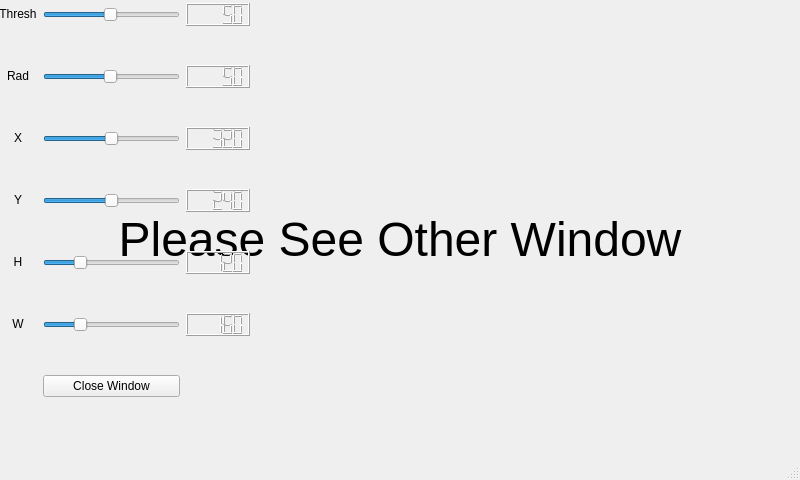
<?xml version="1.0" encoding="UTF-8"?>
<ui version="4.0">
 <class>MainWindow</class>
 <widget class="QMainWindow" name="MainWindow">
  <property name="geometry">
   <rect>
    <x>0</x>
    <y>0</y>
    <width>800</width>
    <height>480</height>
   </rect>
  </property>
  <property name="windowTitle">
   <string>MainWindow</string>
  </property>
  <widget class="QWidget" name="centralwidget">
   <widget class="QLabel" name="HomeScreenText">
    <property name="geometry">
     <rect>
      <x>0</x>
      <y>0</y>
      <width>800</width>
      <height>480</height>
     </rect>
    </property>
    <property name="text">
     <string>&lt;html&gt;&lt;head/&gt;&lt;body&gt;&lt;p align=&quot;center&quot;&gt;&lt;span style=&quot; font-size:36pt;&quot;&gt;Please See Other Window&lt;/span&gt;&lt;/p&gt;&lt;/body&gt;&lt;/html&gt;</string>
    </property>
   </widget>
   <widget class="QLabel" name="VideoWithoutControl">
    <property name="geometry">
     <rect>
      <x>80</x>
      <y>0</y>
      <width>640</width>
      <height>480</height>
     </rect>
    </property>
    <property name="text">
     <string/>
    </property>
   </widget>
   <widget class="QWidget" name="gridLayoutWidget">
    <property name="geometry">
     <rect>
      <x>-1</x>
      <y>-30</y>
      <width>251</width>
      <height>461</height>
     </rect>
    </property>
    <layout class="QGridLayout" name="gridLayout">
     <item row="0" column="0">
      <widget class="QLabel" name="ThresholdLabel">
       <property name="text">
        <string>&lt;html&gt;&lt;head/&gt;&lt;body&gt;&lt;p align=&quot;center&quot;&gt;Thresh&lt;/p&gt;&lt;/body&gt;&lt;/html&gt;</string>
       </property>
      </widget>
     </item>
     <item row="0" column="1">
      <widget class="QSlider" name="ThresholdSlider">
       <property name="minimum">
        <number>1</number>
       </property>
       <property name="maximum">
        <number>100</number>
       </property>
       <property name="sliderPosition">
        <number>50</number>
       </property>
       <property name="orientation">
        <enum>Qt::Horizontal</enum>
       </property>
      </widget>
     </item>
     <item row="1" column="0">
      <widget class="QLabel" name="CircleSizeLabel">
       <property name="text">
        <string>&lt;html&gt;&lt;head/&gt;&lt;body&gt;&lt;p align=&quot;center&quot;&gt;Rad&lt;/p&gt;&lt;/body&gt;&lt;/html&gt;</string>
       </property>
      </widget>
     </item>
     <item row="1" column="1">
      <widget class="QSlider" name="CircleSizeSlider">
       <property name="minimum">
        <number>1</number>
       </property>
       <property name="maximum">
        <number>100</number>
       </property>
       <property name="sliderPosition">
        <number>50</number>
       </property>
       <property name="orientation">
        <enum>Qt::Horizontal</enum>
       </property>
      </widget>
     </item>
     <item row="4" column="0">
      <widget class="QLabel" name="BoxHLabel">
       <property name="text">
        <string>&lt;html&gt;&lt;head/&gt;&lt;body&gt;&lt;p align=&quot;center&quot;&gt;H&lt;/p&gt;&lt;/body&gt;&lt;/html&gt;</string>
       </property>
      </widget>
     </item>
     <item row="6" column="1">
      <widget class="QPushButton" name="CloseControlPanel">
       <property name="text">
        <string>Close Window</string>
       </property>
      </widget>
     </item>
     <item row="2" column="1">
      <widget class="QSlider" name="BoxXSlider">
       <property name="maximum">
        <number>638</number>
       </property>
       <property name="sliderPosition">
        <number>320</number>
       </property>
       <property name="orientation">
        <enum>Qt::Horizontal</enum>
       </property>
      </widget>
     </item>
     <item row="5" column="1">
      <widget class="QSlider" name="BoxWSlider">
       <property name="minimum">
        <number>1</number>
       </property>
       <property name="maximum">
        <number>640</number>
       </property>
       <property name="sliderPosition">
        <number>160</number>
       </property>
       <property name="orientation">
        <enum>Qt::Horizontal</enum>
       </property>
      </widget>
     </item>
     <item row="2" column="0">
      <widget class="QLabel" name="BoxXLabel">
       <property name="text">
        <string>&lt;html&gt;&lt;head/&gt;&lt;body&gt;&lt;p align=&quot;center&quot;&gt;X&lt;/p&gt;&lt;/body&gt;&lt;/html&gt;</string>
       </property>
      </widget>
     </item>
     <item row="3" column="0">
      <widget class="QLabel" name="BoxYLabel">
       <property name="text">
        <string>&lt;html&gt;&lt;head/&gt;&lt;body&gt;&lt;p align=&quot;center&quot;&gt;Y&lt;/p&gt;&lt;/body&gt;&lt;/html&gt;</string>
       </property>
      </widget>
     </item>
     <item row="4" column="1">
      <widget class="QSlider" name="BoxHSlider">
       <property name="minimum">
        <number>1</number>
       </property>
       <property name="maximum">
        <number>480</number>
       </property>
       <property name="sliderPosition">
        <number>120</number>
       </property>
       <property name="orientation">
        <enum>Qt::Horizontal</enum>
       </property>
      </widget>
     </item>
     <item row="5" column="0">
      <widget class="QLabel" name="BoxWLabel">
       <property name="text">
        <string>&lt;html&gt;&lt;head/&gt;&lt;body&gt;&lt;p align=&quot;center&quot;&gt;W&lt;/p&gt;&lt;/body&gt;&lt;/html&gt;</string>
       </property>
      </widget>
     </item>
     <item row="3" column="1">
      <widget class="QSlider" name="BoxYSlider">
       <property name="maximum">
        <number>478</number>
       </property>
       <property name="sliderPosition">
        <number>240</number>
       </property>
       <property name="orientation">
        <enum>Qt::Horizontal</enum>
       </property>
      </widget>
     </item>
     <item row="5" column="2">
      <widget class="QLCDNumber" name="BoxWDisplay">
       <property name="intValue" stdset="0">
        <number>160</number>
       </property>
      </widget>
     </item>
     <item row="4" column="2">
      <widget class="QLCDNumber" name="BoxHDisplay">
       <property name="intValue" stdset="0">
        <number>120</number>
       </property>
      </widget>
     </item>
     <item row="3" column="2">
      <widget class="QLCDNumber" name="BoxYDisplay">
       <property name="intValue" stdset="0">
        <number>240</number>
       </property>
      </widget>
     </item>
     <item row="2" column="2">
      <widget class="QLCDNumber" name="BoxXDisplay">
       <property name="intValue" stdset="0">
        <number>320</number>
       </property>
      </widget>
     </item>
     <item row="1" column="2">
      <widget class="QLCDNumber" name="CircleSizeDisplay">
       <property name="intValue" stdset="0">
        <number>50</number>
       </property>
      </widget>
     </item>
     <item row="0" column="2">
      <widget class="QLCDNumber" name="ThresholdDisplay">
       <property name="intValue" stdset="0">
        <number>50</number>
       </property>
      </widget>
     </item>
    </layout>
   </widget>
   <widget class="QLabel" name="VideoWithControl">
    <property name="geometry">
     <rect>
      <x>160</x>
      <y>0</y>
      <width>640</width>
      <height>480</height>
     </rect>
    </property>
    <property name="text">
     <string>&lt;html&gt;&lt;head/&gt;&lt;body&gt;&lt;p align=&quot;center&quot;&gt;&lt;br/&gt;&lt;/p&gt;&lt;/body&gt;&lt;/html&gt;</string>
    </property>
   </widget>
   <zorder>VideoWithControl</zorder>
   <zorder>HomeScreenText</zorder>
   <zorder>VideoWithoutControl</zorder>
   <zorder>gridLayoutWidget</zorder>
  </widget>
  <widget class="QMenuBar" name="menubar">
   <property name="geometry">
    <rect>
     <x>0</x>
     <y>0</y>
     <width>800</width>
     <height>22</height>
    </rect>
   </property>
  </widget>
  <widget class="QStatusBar" name="statusbar"/>
 </widget>
 <resources/>
 <connections/>
</ui>
